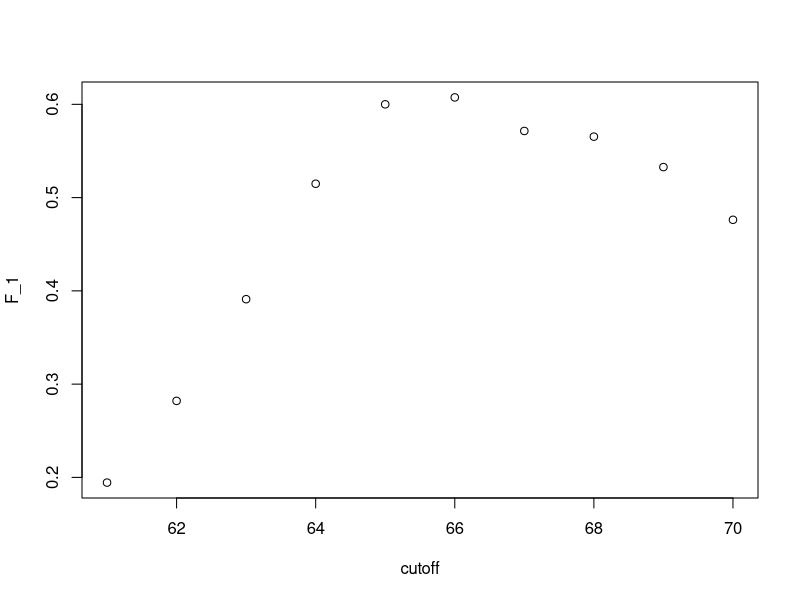

The R script that drew this image: (Note: this script raises an error after producing the figure.)
# ===== Nearest Neighbors


# Comprehension Check: Nearest Neighbors

# Q1
# Previously, we used logistic regression to predict sex based on height. Now we are going to use knn to do the same. 
# Use the code described in these videos to select the F_1 measure and plot it against k. Compare to the F_1 of about 
# 0.6 we obtained with regression. Set the seed to 1.

# What is the max value of F_1?
# At what value of k does the max occur?

library(caret)
library(dslabs)
library(tidyverse)

data(heights)

y <- heights$sex
x <- heights$height

set.seed(1)
test_index <- createDataPartition(y, times = 1, p = 0.5, list = FALSE)

test_set <- heights[test_index, ]
train_set <- heights[-test_index, ]

# As in F_1 score
cutoff <- seq(61, 70)
F_1 <- map_dbl(cutoff, function(x){
  y_hat <- ifelse(train_set$height > x, "Male", "Female") %>% factor(levels = levels(test_set$sex))
  F_meas(data = y_hat, reference = factor(train_set$sex))
})

plot(cutoff, F_1)

# Using Logistic Regression

lm_fit <- mutate(train_set, y = as.numeric(sex == "Female")) %>%
          lm(y ~ height, data = .)
#p_hat <- predict(lm_fit, test_set)
#y_hat <- ifelse(p_hat > 0.6, "Female", "Male") %>% factor()
y_hat <- predict(lm_fit, train_set) %>% factor()
F_meas(data = y_hat, reference = factor(train_set$sex))


set.seed(1)
ks <- seq(1, 101, 1)

accuracy <- map_df(ks, function(k){
  fit <- knn3(sex ~ height, data = train_set, k = k)
  
  y_hat <- predict(fit, train_set, type = "class")
  
  F_1 <- F_meas(data = y_hat, reference = factor(train_set$sex))
  
  list(k = k, F_1 = F_1)
})

accuracy %>% ggplot(aes(k,F_1)) + geom_line()

max_F_1 <- max(accuracy$F_1)
max_F_1

max_k <- accuracy$k[which.max(max_F_1)]
max_k

# Q2
# Next we will use the same gene expression example used in the Comprehension Check: Distance exercises. You can 
# load it like this:
  
library(dslabs)
data("tissue_gene_expression")

# Split the data into training and test sets, and report the accuracy you obtain. 
# Try it for k = 1, 3, 5, 7, 9, 11. Set the seed to 1.

y <- tissue_gene_expression$y
x <- tissue_gene_expression$x

set.seed(1)
index <- createDataPartition(y, times = 1, p = 0.5, list = FALSE)

train_set_x = x[-index,] 
test_set_x = x[index,] 
train_set_y = y[-index] 
test_set_y = y[index] 

ks <- seq(1, 11, 2)

accur <- map_df(ks, function(k){
  set.seed(1)
  fit <- knn3(train_set_x, train_set_y, k = k)
  
  y_hat <- predict(fit, test_set_x, type = "class") %>% factor(levels = levels(test_set_y))
  
  cm <- confusionMatrix(data = y_hat, reference = test_set_y)
  acc <- cm$overall["Accuracy"]

  list(k = k, acc = acc)
})


# TESTE -> merging
train_set = (list('x' = train_set_x, 'y' = train_set_y))
test_set = (list('x' = test_set_x, 'y' = test_set_y))

accuracy2 <- sapply(ks,function(k){ 
    knn_fitq2 <- knn3(y ~ x, data=train_set, k=k)

    y_hat <- predict(knn_fitq2, test_set,type="class") %>% factor(levels = levels(test_set$y))
    
    cm <- confusionMatrix(data = y_hat, reference = test_set$y)
    acc <- cm$overall["Accuracy"]
    
    list(k = k, acc = acc)
})

# TESTING 2
set.seed(1)
ks <- seq(1, 11, 2)

accur <- map_df(ks, function(k){
  #set.seed(1)
  index <- createDataPartition(y, times = 1, p = 0.5, list = FALSE)
  
  train_set_x = x[-index,] 
  test_set_x = x[index,] 
  train_set_y = y[-index] 
  test_set_y = y[index] 
  
  fit <- knn3(train_set_x, train_set_y, k = k)
  
  y_hat <- predict(fit, test_set_x, type = "class") %>% factor(levels = levels(test_set_y))
  
  cm <- confusionMatrix(data = y_hat, reference = test_set_y)
  acc <- cm$overall["Accuracy"]
  
  list(k = k, acc = acc)
})

# TESTING 3

accur <- map_df(ks, function(k){
  #set.seed(1)
  fit <- knn3(train_set_x, train_set_y, k = k)
  
  y_hat <- predict(fit, train_set_x, type = "class") %>% factor(levels = levels(train_set_y))
  
  cm <- confusionMatrix(data = y_hat, reference = train_set_y)
  acc <- cm$overall["Accuracy"]
  
  list(k = k, acc = acc)
})

# => OK for k = 5 and K = 9





# https://courses.edx.org/courses/course-v1:HarvardX+PH125.8x+2T2018/courseware/7c50a2fc6d44433fa902be8ed097f301/2b3a4f4bd3324c45aa8395f5c3bbfd1d/5?activate_block_id=block-v1%3AHarvardX%2BPH125.8x%2B2T2018%2Btype%40problem%2Bblock%40d33afa6058b8458b9a88b524b889eeb3
